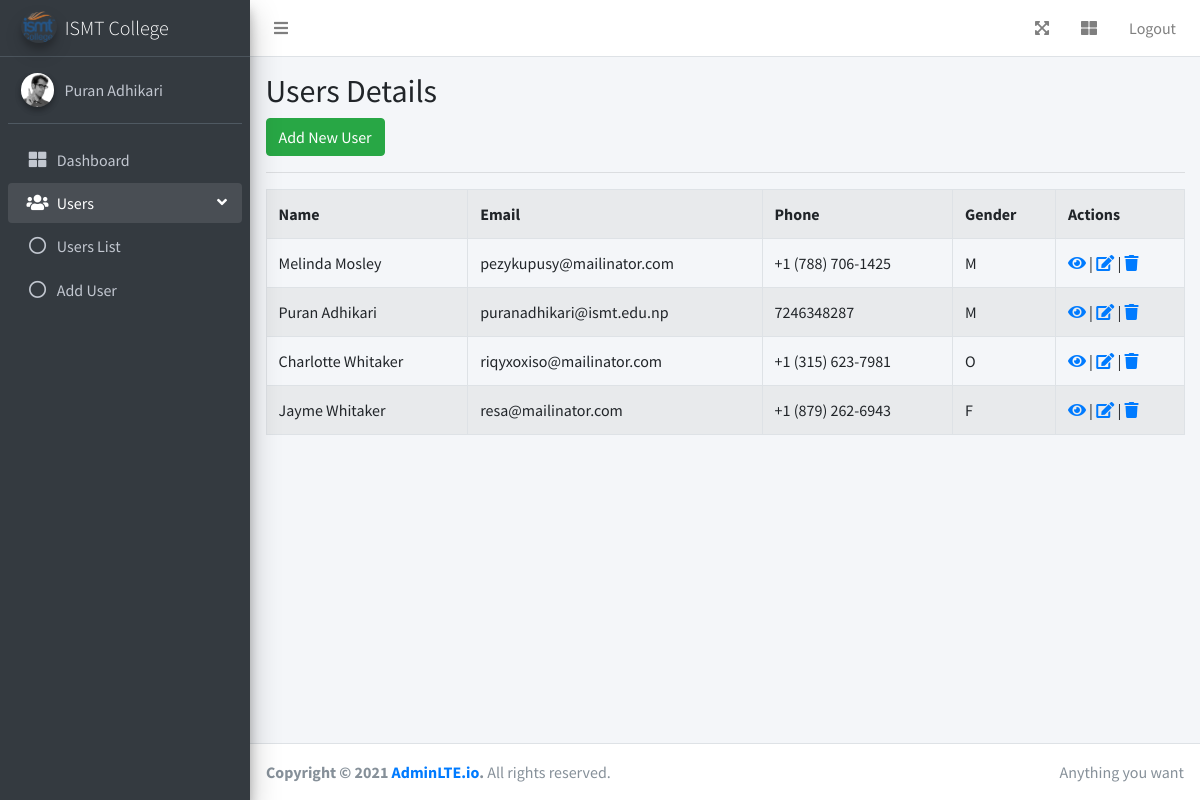
Page /users/index.php (signed in) on the committed database.
### tables this page shows
CREATE TABLE IF NOT EXISTS `users` (
  `id` int(11) unsigned NOT NULL AUTO_INCREMENT,
  `name` varchar(60) NOT NULL,
  `email` varchar(50) DEFAULT NULL,
  `phone` varchar(20) DEFAULT NULL,
  `password` varchar(100) DEFAULT NULL,
  `gender` varchar(10) DEFAULT NULL,
  PRIMARY KEY (`id`)
);

### users/index.php (the view, shortened to what this page needs)
<?php
	require '../includes/header.php';
  	require '../includes/sidebar.php';
?>
  <div class="content-wrapper">
    <div class="content-header">
      <div class="container-fluid">
		<div class="row">
			<div class="col-md-12">
				<div class="page-header clearfix">
					<h2 class="pull-left">Users Details</h2>
					<a href="create.php" class="btn btn-success pull-right">Add New User</a>
				</div>
				<hr>
			</div>
			<div class="col-md-12">
				<?php
					require '../config.php';
					$sql = "SELECT * FROM users";
					$result = $conn->query($sql);
					if($result->num_rows > 0) {
						echo "<table class='table table-bordered table-striped'>";
						echo "<tr>";
						echo "<th>Name</th>";
						echo "<th>Email</th>";
						echo "<th>Phone</th>";
						echo "<th>Gender</th>";
						echo "<th>Actions</th>";
						echo "</tr>";
						while ($row = $result->fetch_assoc()) {
							echo "<tr>";
							echo "<td>" . $row['name'] . "</td>";
							echo "<td>" . $row['email'] . "</td>";
							echo "<td>" . $row['phone'] . "</td>";
							echo "<td>" . $row['gender'] . "</td>";
							echo "<td>";
							echo "<a href='view.php?id=" . $row['id'] . "'><i class='fa fa-eye'></i></a>";
							echo " | ";
							echo "<a href='edit.php?id=" . $row['id'] . "'><i class='fa fa-edit'></i></a>";
							echo " | ";
							echo "<a href='delete.php?id=" . $row['id'] . "'><i class='fa fa-trash'></i></a>";
							echo "</td>";
							echo "</tr>";
						}
						echo "</table>";
					} else {
						echo "<p>No records found.</p>";
					}
				?>
			</div>
		</div>
	</div>
</div>
</div>
<?php require '../includes/footer.php'; ?>

### rows in the picture
users: name "Melinda Mosley", email "pezykupusy@mailinator.com", phone "+1 (788) 706-1425", gender "M"
users: name "Puran Adhikari", email "puranadhikari@ismt.edu.np", phone "7246348287", gender "M"
users: name "Charlotte Whitaker", email "riqyxoxiso@mailinator.com", phone "+1 (315) 623-7981", gender "O"
users: name "Jayme Whitaker", email "resa@mailinator.com", phone "+1 (879) 262-6943", gender "F"

### other values in the picture
$_SESSION["name"] "Puran Adhikari"
